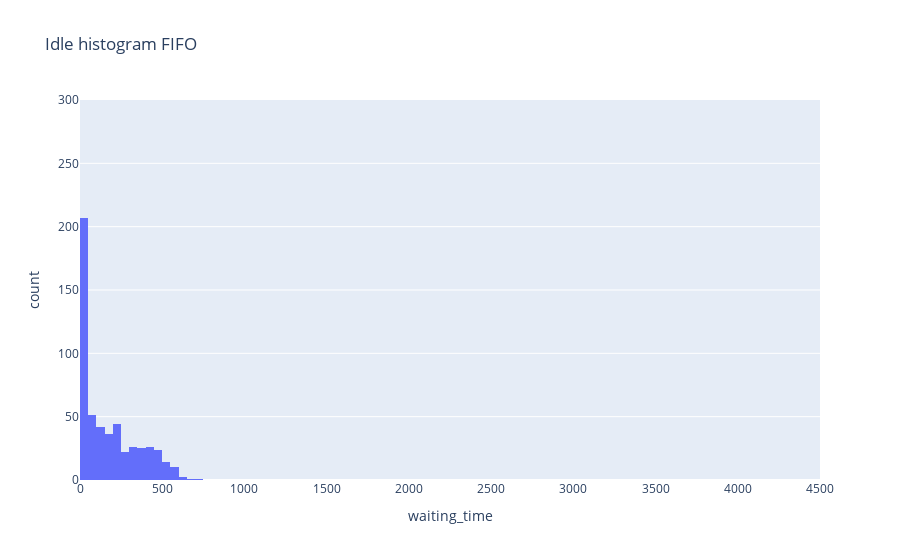

Write notebook code for a chart like this one.
### Code cell
fig = px.histogram(nodes_df, x='waiting_time', title="Idle histogram FIFO")
fig.update_layout(yaxis_range=[0,300],xaxis_range=[0,4500])
fig.show()

### Figure 1 — Plotly figure (JSON) as saved in the notebook; plotly's stock layout.template omitted (floating-point values rounded to 4 significant figures; data arrays with more than 128 entries replaced by an {"elided": "..."} marker saying what was removed)
{"data": [{"alignmentgroup": "True", "bingroup": "x", "hovertemplate": "waiting_time=%{x}<br>count=%{y}<extra></extra>", "legendgroup": "", "marker": {"color": "#636efa", "pattern": {"shape": ""}}, "name": "", "offsetgroup": "", "orientation": "v", "showlegend": false, "type": "histogram", "x": {"elided": "531 int values"}, "xaxis": "x", "yaxis": "y"}], "layout": {"barmode": "relative", "legend": {"tracegroupgap": 0}, "title": {"text": "Idle histogram FIFO"}, "xaxis": {"anchor": "y", "domain": [0, 1], "range": [0, 4500], "title": {"text": "waiting_time"}}, "yaxis": {"anchor": "x", "domain": [0, 1], "range": [0, 300], "title": {"text": "count"}}}}
